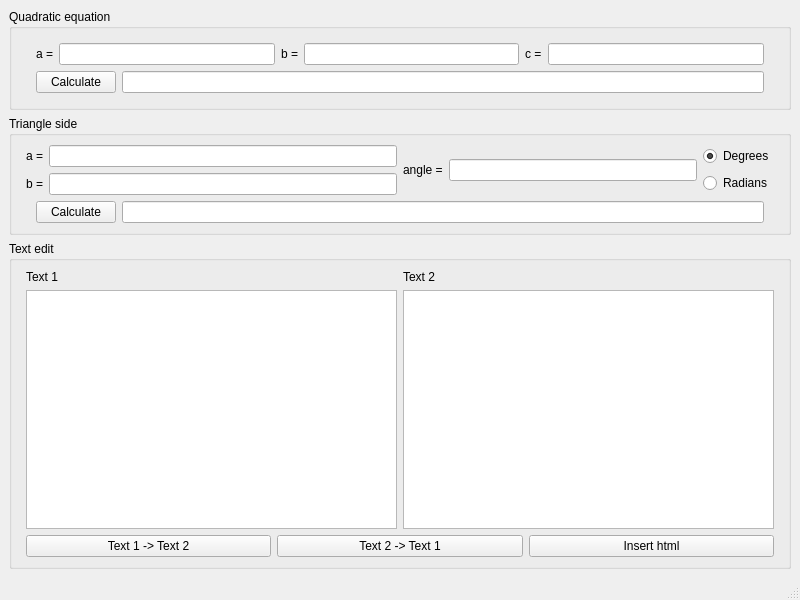
<?xml version="1.0" encoding="UTF-8"?>
<ui version="4.0">
 <class>MainWindow</class>
 <widget class="QMainWindow" name="MainWindow">
  <property name="geometry">
   <rect>
    <x>0</x>
    <y>0</y>
    <width>800</width>
    <height>600</height>
   </rect>
  </property>
  <property name="windowTitle">
   <string>MainWindow</string>
  </property>
  <widget class="QWidget" name="centralwidget">
   <layout class="QVBoxLayout" name="verticalLayout_14">
    <item>
     <widget class="QGroupBox" name="groupBox">
      <property name="title">
       <string>Quadratic equation</string>
      </property>
      <layout class="QGridLayout" name="gridLayout_2">
       <item row="0" column="0">
        <layout class="QVBoxLayout" name="verticalLayout">
         <property name="leftMargin">
          <number>5</number>
         </property>
         <property name="topMargin">
          <number>5</number>
         </property>
         <property name="rightMargin">
          <number>5</number>
         </property>
         <property name="bottomMargin">
          <number>5</number>
         </property>
         <item>
          <layout class="QHBoxLayout" name="horizontalLayout">
           <property name="leftMargin">
            <number>10</number>
           </property>
           <property name="rightMargin">
            <number>10</number>
           </property>
           <item>
            <layout class="QHBoxLayout" name="horizontalLayout_2">
             <item>
              <widget class="QLabel" name="label">
               <property name="text">
                <string>a =</string>
               </property>
              </widget>
             </item>
             <item>
              <widget class="QLineEdit" name="lineEdit_a"/>
             </item>
            </layout>
           </item>
           <item>
            <layout class="QHBoxLayout" name="horizontalLayout_3">
             <item>
              <widget class="QLabel" name="label_4">
               <property name="text">
                <string>b =</string>
               </property>
              </widget>
             </item>
             <item>
              <widget class="QLineEdit" name="lineEdit_b"/>
             </item>
            </layout>
           </item>
           <item>
            <layout class="QHBoxLayout" name="horizontalLayout_4">
             <item>
              <widget class="QLabel" name="label_5">
               <property name="text">
                <string>c =</string>
               </property>
              </widget>
             </item>
             <item>
              <widget class="QLineEdit" name="lineEdit_c"/>
             </item>
            </layout>
           </item>
          </layout>
         </item>
         <item>
          <layout class="QHBoxLayout" name="horizontalLayout_5">
           <property name="leftMargin">
            <number>10</number>
           </property>
           <property name="rightMargin">
            <number>10</number>
           </property>
           <item>
            <widget class="QPushButton" name="pushButton_calc">
             <property name="text">
              <string>Calculate</string>
             </property>
            </widget>
           </item>
           <item>
            <widget class="QLineEdit" name="lineEdit_result"/>
           </item>
          </layout>
         </item>
        </layout>
       </item>
      </layout>
     </widget>
    </item>
    <item>
     <widget class="QGroupBox" name="groupBox_2">
      <property name="title">
       <string>Triangle side</string>
      </property>
      <layout class="QGridLayout" name="gridLayout_3">
       <item row="0" column="0">
        <layout class="QVBoxLayout" name="verticalLayout_4">
         <property name="leftMargin">
          <number>5</number>
         </property>
         <property name="rightMargin">
          <number>5</number>
         </property>
         <item>
          <layout class="QHBoxLayout" name="horizontalLayout_10">
           <item>
            <layout class="QVBoxLayout" name="verticalLayout_3">
             <item>
              <layout class="QHBoxLayout" name="horizontalLayout_6">
               <item>
                <widget class="QLabel" name="label_2">
                 <property name="text">
                  <string>a =</string>
                 </property>
                </widget>
               </item>
               <item>
                <widget class="QLineEdit" name="lineEdit_a_2"/>
               </item>
              </layout>
             </item>
             <item>
              <layout class="QHBoxLayout" name="horizontalLayout_7">
               <item>
                <widget class="QLabel" name="label_3">
                 <property name="text">
                  <string>b =</string>
                 </property>
                </widget>
               </item>
               <item>
                <widget class="QLineEdit" name="lineEdit_b_2"/>
               </item>
              </layout>
             </item>
            </layout>
           </item>
           <item>
            <layout class="QHBoxLayout" name="horizontalLayout_9">
             <item>
              <layout class="QHBoxLayout" name="horizontalLayout_8">
               <item>
                <widget class="QLabel" name="label_6">
                 <property name="text">
                  <string>angle =</string>
                 </property>
                </widget>
               </item>
               <item>
                <widget class="QLineEdit" name="lineEdit_angle"/>
               </item>
              </layout>
             </item>
             <item>
              <layout class="QVBoxLayout" name="verticalLayout_2">
               <item>
                <widget class="QRadioButton" name="radioButton_angle_degs">
                 <property name="text">
                  <string>Degrees</string>
                 </property>
                 <property name="checked">
                  <bool>true</bool>
                 </property>
                </widget>
               </item>
               <item>
                <widget class="QRadioButton" name="radioButton_angle_rads">
                 <property name="text">
                  <string>Radians</string>
                 </property>
                </widget>
               </item>
              </layout>
             </item>
            </layout>
           </item>
          </layout>
         </item>
         <item>
          <layout class="QHBoxLayout" name="horizontalLayout_11">
           <property name="leftMargin">
            <number>10</number>
           </property>
           <property name="rightMargin">
            <number>10</number>
           </property>
           <item>
            <widget class="QPushButton" name="pushButton_calc_2">
             <property name="text">
              <string>Calculate</string>
             </property>
            </widget>
           </item>
           <item>
            <widget class="QLineEdit" name="lineEdit_result_2"/>
           </item>
          </layout>
         </item>
        </layout>
       </item>
      </layout>
     </widget>
    </item>
    <item>
     <widget class="QGroupBox" name="groupBox_3">
      <property name="title">
       <string>Text edit</string>
      </property>
      <layout class="QGridLayout" name="gridLayout">
       <item row="0" column="0">
        <layout class="QVBoxLayout" name="verticalLayout_7">
         <property name="leftMargin">
          <number>5</number>
         </property>
         <property name="rightMargin">
          <number>5</number>
         </property>
         <item>
          <layout class="QHBoxLayout" name="horizontalLayout_12">
           <item>
            <layout class="QVBoxLayout" name="verticalLayout_5">
             <item>
              <widget class="QLabel" name="label_7">
               <property name="text">
                <string>Text 1</string>
               </property>
              </widget>
             </item>
             <item>
              <widget class="QPlainTextEdit" name="plainTextEdit"/>
             </item>
            </layout>
           </item>
           <item>
            <layout class="QVBoxLayout" name="verticalLayout_6">
             <item>
              <widget class="QLabel" name="label_8">
               <property name="text">
                <string>Text 2</string>
               </property>
              </widget>
             </item>
             <item>
              <widget class="QPlainTextEdit" name="plainTextEdit_2"/>
             </item>
            </layout>
           </item>
          </layout>
         </item>
         <item>
          <layout class="QHBoxLayout" name="horizontalLayout_13">
           <item>
            <widget class="QPushButton" name="pushButton_txt_1_2">
             <property name="text">
              <string>Text 1 -&gt; Text 2</string>
             </property>
            </widget>
           </item>
           <item>
            <widget class="QPushButton" name="pushButton_txt_2_1">
             <property name="text">
              <string>Text 2 -&gt; Text 1</string>
             </property>
            </widget>
           </item>
           <item>
            <widget class="QPushButton" name="pushButton_txt_2_2">
             <property name="text">
              <string>Insert html</string>
             </property>
            </widget>
           </item>
          </layout>
         </item>
        </layout>
       </item>
      </layout>
     </widget>
    </item>
   </layout>
  </widget>
  <widget class="QMenuBar" name="menubar">
   <property name="geometry">
    <rect>
     <x>0</x>
     <y>0</y>
     <width>800</width>
     <height>26</height>
    </rect>
   </property>
  </widget>
  <widget class="QStatusBar" name="statusbar"/>
 </widget>
 <resources/>
 <connections/>
</ui>
